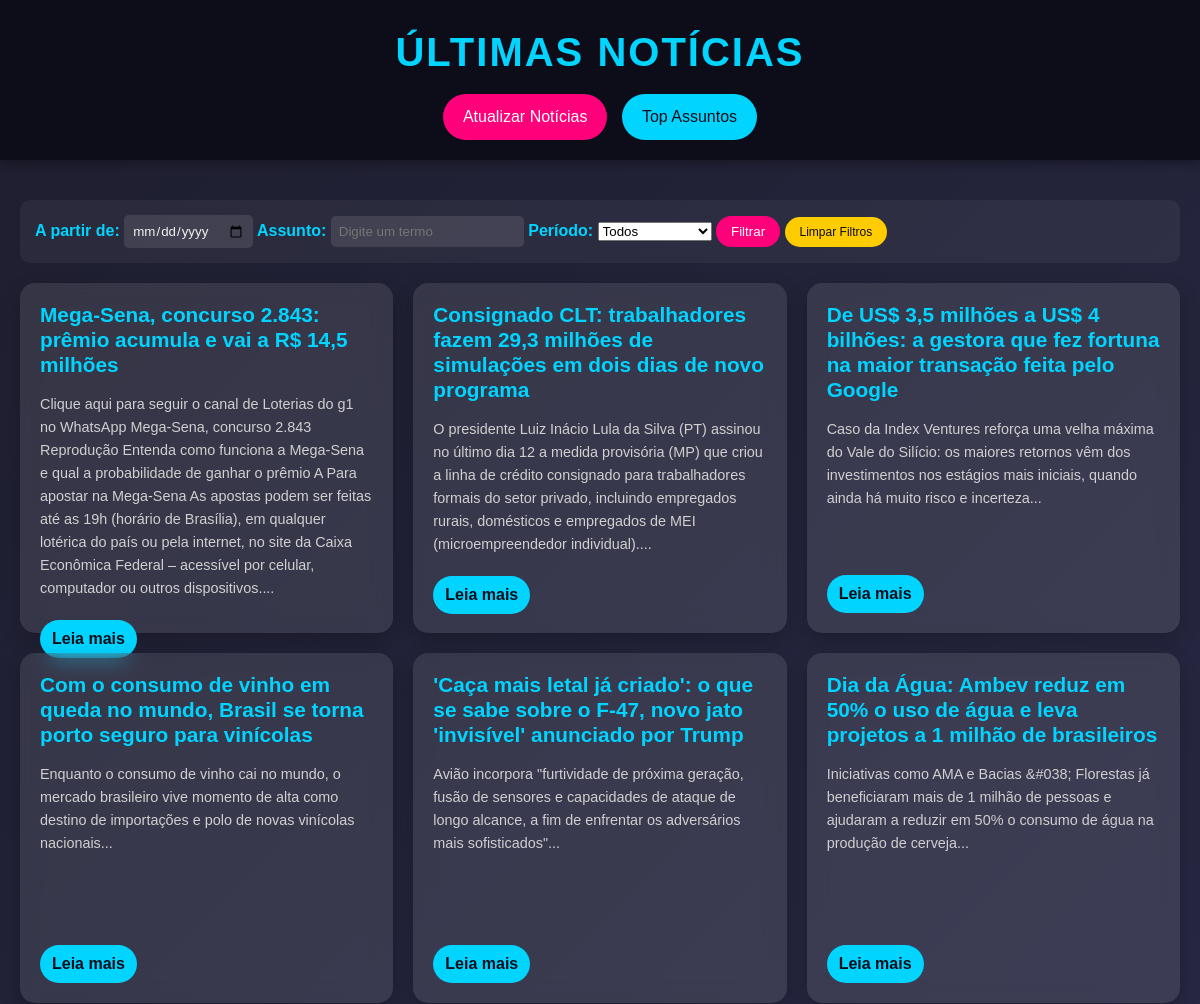
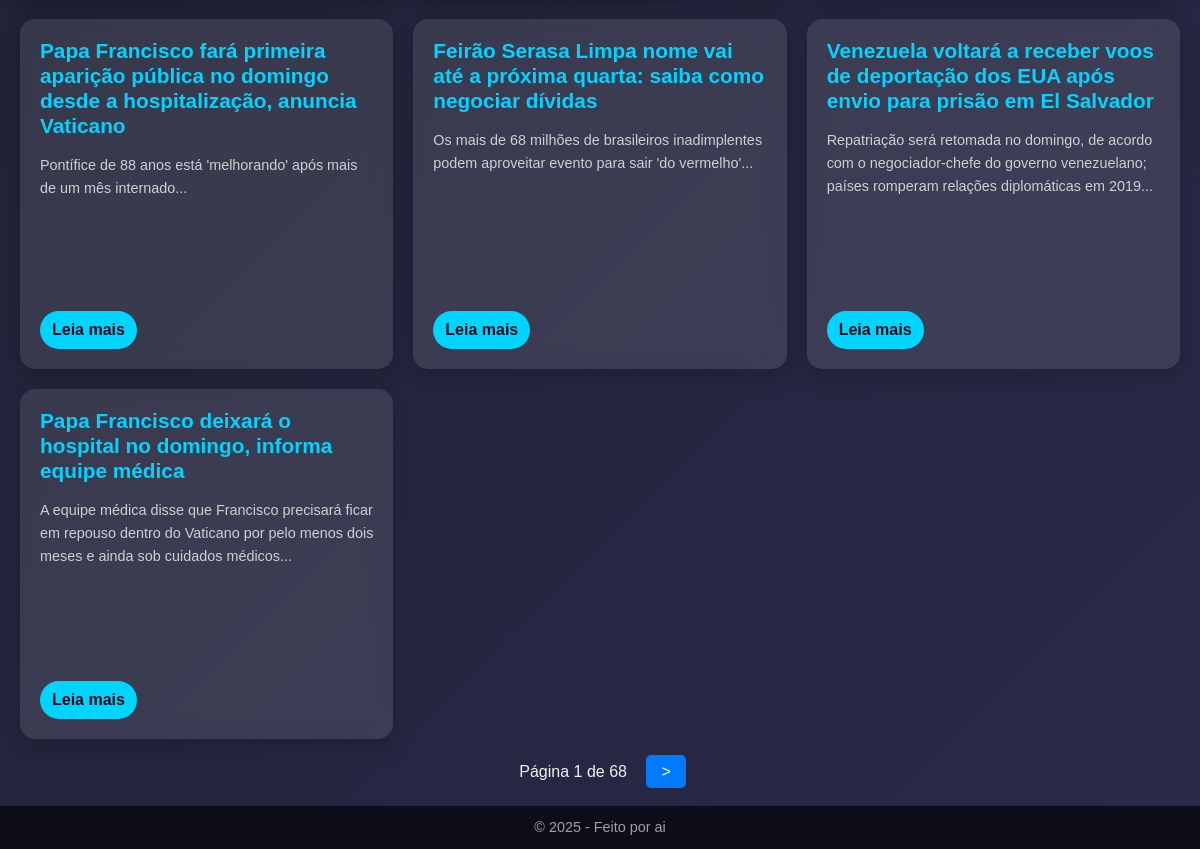
The page / on the database its author committed (2 pictures, top to bottom).
### app/models.py (models this page shows)
class Noticia(db.Model):
    __tablename__ = 'Noticia'
    id = db.Column(db.Integer, primary_key=True)
    titulo = db.Column(db.String(200), nullable=False)
    conteudo = db.Column(db.Text, nullable=False)
    url = db.Column(db.String(500), unique=True, nullable=False)
    data_publicacao = db.Column(db.DateTime, nullable=False)
    resumo = db.Column(db.Text)

### app/routes.py (the view)
@bp.route('/', methods=['GET'])
def index():
    data_filtro = request.args.get('data', None)
    assunto_filtro = request.args.get('assunto', None)
    periodo = request.args.get('periodo', None)
    page = request.args.get('page', default=1, type=int)
    noticias_paginadas = filtrar_noticias(data_filtro, assunto_filtro, periodo, page=page, per_page=10)
    return render_template('index.html', noticias=noticias_paginadas.items, pagination=noticias_paginadas)

### app/repository.py (called while the page is built, shortened)
def filtrar_noticias(data_filtro=None, assunto_filtro=None, periodo=None, page=1, per_page=10):
    query = Noticia.query
    if data_filtro:
        try:
            data = datetime.strptime(data_filtro, '%Y-%m-%d')
            query = query.filter(db.func.date(Noticia.data_publicacao) >= data.date())
        except ValueError:
            pass
    if periodo == 'semana':
        data_inicio = datetime.now() - timedelta(days=7)
        query = query.filter(Noticia.data_publicacao >= data_inicio)
    elif periodo == 'mes':
        data_inicio = datetime.now() - timedelta(days=30)
        query = query.filter(Noticia.data_publicacao >= data_inicio)
    return query.order_by(Noticia.data_publicacao.desc()).paginate(page=page, per_page=per_page)

### app/templates/index.html (shortened to what this page needs)
<!DOCTYPE html>
<html lang="pt-br">
<head>
    <link rel="stylesheet" href="{{ url_for('static', filename='styles.css') }}">
</head>
<body>
    <header>
        <h1>Últimas Notícias</h1>
        <a href="/atualizar" class="btn-atualizar">Atualizar Notícias</a>
        <a href="/dashboard" class="btn-dashboard">Top Assuntos</a>
    </header>
        <main>
        <section class="filtro-container">
            <form method="GET" action="/">
                <label for="data">A partir de:</label>
                <input type="date" id="data" name="data">
                <label for="assunto">Assunto:</label>
                <input type="text" id="assunto" name="assunto" placeholder="Digite um termo">
                <label for="periodo">Período:</label>
                <select id="periodo" name="periodo">
                    <option value="">Todos</option>
                </select>
                <button type="submit" class="btn-filtrar">Filtrar</button>
                <a href="/" class="btn-limpar">Limpar Filtros</a>
            </form>
        </section>
        <section class="noticias-container">
            {% for noticia in noticias %}
                <article class="noticia-card">
                    <h2>{{ noticia.titulo }}</h2>
                    <p>{{ noticia.resumo or noticia.conteudo[:200] }}...</p>
                    <a class="btn-leia-mais" href="{{ url_for('main.noticia_detalhe', id=noticia.id) }}">Leia mais</a>                </article>
            {% endfor %}
        </section>
        <div class="pagination">
            <span>Página {{ pagination.page }} de {{ pagination.pages }}</span>
            {% if pagination.has_next %}
                <a href="{{ url_for('main.index', page=pagination.next_num, data=request.args.get('data'), assunto=request.args.get('assunto'), periodo=request.args.get('periodo')) }}">></a>
            {% endif %}
        </div>
    </main>
    <footer>
        <p>© 2025 - Feito por ai</p>
    </footer>
</body>
</html>

### app/static/styles.css (style rules this page uses)
* { margin: 0; padding: 0; box-sizing: border-box; font-family: 'Arial', sans-serif; }
body { background: linear-gradient(135deg, #1e1e2f 0%, #2a2a4a 100%); color: #f0f0f0; line-height: 1.6; min-height: 100vh; display: flex; flex-direction: column; }
header { background: #0d0d1a; padding: 20px; text-align: center; box-shadow: 0 4px 10px rgba(0, 0, 0, 0.3); }
header h1 { font-size: 2.5em; color: #00d4ff; text-transform: uppercase; letter-spacing: 2px; }
.btn-atualizar, .btn-voltar { display: inline-block; margin-top: 10px; padding: 10px 20px; background: #ff007a; color: #fff; text-decoration: none; border-radius: 25px; transition: transform 0.3s, background 0.3s; }
main { flex: 1; padding: 20px; }
.filtro-container { max-width: 1200px; margin: 20px auto; padding: 15px; background: rgba(255, 255, 255, 0.05); border-radius: 10px; display: flex; gap: 15px; align-items: center; }
.filtro-container label { color: #00d4ff; font-weight: bold; }
.filtro-container input { padding: 8px; border: none; border-radius: 5px; background: rgba(255, 255, 255, 0.1); color: #f0f0f0; }
.btn-filtrar { padding: 8px 15px; background: #ff007a; color: #fff; border: none; border-radius: 20px; cursor: pointer; transition: background 0.3s; }
.btn-limpar { font-size: 12px; padding: 8px 15px; background: #ffcc00; color: #0d0d1a; text-decoration: none; border-radius: 20px; transition: background 0.3s; }
.noticias-container { max-width: 1200px; margin: 0 auto; display: grid; grid-template-columns: repeat(auto-fit, minmax(300px, 1fr)); gap: 20px; }
.noticia-card { background: rgba(255, 255, 255, 0.1); border-radius: 15px; padding: 20px; backdrop-filter: blur(10px); box-shadow: 0 8px 20px rgba(0, 0, 0, 0.2); transition: transform 0.3s, box-shadow 0.3s; height: 350px; display: flex; flex-direction: column; gap: 10px; }
.noticia-card h2 { font-size: 1.3em; color: #00d4ff; margin-bottom: 5px; line-height: 1.2; }
.noticia-card p { font-size: 0.9em; color: #d0d0d0; margin-bottom: 10px; flex-grow: 1; }
.btn-leia-mais { display: inline-block; padding: 6px 12px; background: #00d4ff; color: #0d0d1a; text-decoration: none; border-radius: 20px; font-weight: bold; transition: background 0.3s; align-self: flex-start; }
.pagination { margin-top: 20px; text-align: center; }
.pagination a { padding: 8px 15px; background-color: #007bff; color: white; text-decoration: none; border-radius: 5px; margin: 0 5px; }
.pagination span { margin: 0 10px; }
footer { background: #0d0d1a; padding: 10px; text-align: center; font-size: 0.9em; color: #a0a0a0; border-top: 1px solid rgba(255, 255, 255, 0.1); }
.btn-dashboard { display: inline-block; margin-top: 10px; margin-left: 10px; padding: 10px 20px; background: #00d4ff; color: #0d0d1a; text-decoration: none; border-radius: 25px; transition: background 0.3s; }

### rows shown on the page
Noticia: titulo "Mega-Sena, concurso 2.843: prêmio acumula e vai a R$ 14,5 milhões", resumo "Clique aqui para seguir o canal de Loterias do g1 no WhatsApp Mega-Sena, concurso 2.843 Reprodução Entenda como funciona a Mega-Sena e qual a probabilidade de ganhar o prêmio A Para apostar na Mega-Sena As apostas podem ser feitas até as 19h (horário de Brasília), em qualquer lotérica do país ou pela internet, no site da Caixa Econômica Federal – acessível por celular, computador ou outros dispositivos."
Noticia: titulo "Consignado CLT: trabalhadores fazem 29,3 milhões de simulações em dois dias de novo programa", resumo "O presidente Luiz Inácio Lula da Silva (PT) assinou no último dia 12 a medida provisória (MP) que criou a linha de crédito consignado para trabalhadores formais do setor privado, incluindo empregados rurais, domésticos e empregados de MEI (microempreendedor individual)."
Noticia: titulo "De US$ 3,5 milhões a US$ 4 bilhões: a gestora que fez fortuna na maior transação feita pelo Google", resumo "Caso da Index Ventures reforça uma velha máxima do Vale do Silício: os maiores retornos vêm dos investimentos nos estágios mais iniciais, quando ainda há muito risco e incerteza"
Noticia: titulo "Com o consumo de vinho em queda no mundo, Brasil se torna porto seguro para vinícolas", resumo "Enquanto o consumo de vinho cai no mundo, o mercado brasileiro vive momento de alta como destino de importações e polo de novas vinícolas nacionais"
Noticia: titulo "'Caça mais letal já criado': o que se sabe sobre o F-47, novo jato 'invisível' anunciado por Trump", resumo "Avião incorpora \"furtividade de próxima geração, fusão de sensores e capacidades de ataque de longo alcance, a fim de enfrentar os adversários mais sofisticados\""
Noticia: titulo "Dia da Água: Ambev reduz em 50% o uso de água e leva projetos a 1 milhão de brasileiros", resumo "Iniciativas como AMA e Bacias &#038; Florestas já beneficiaram mais de 1 milhão de pessoas e ajudaram a reduzir em 50% o consumo de água na produção de cerveja"
Noticia: titulo "Papa Francisco fará primeira aparição pública no domingo desde a hospitalização, anuncia Vaticano", resumo "Pontífice de 88 anos está 'melhorando' após mais de um mês internado"
Noticia: titulo "Feirão Serasa Limpa nome vai até a próxima quarta: saiba como negociar dívidas", resumo "Os mais de 68 milhões de brasileiros inadimplentes podem aproveitar evento para sair 'do vermelho'"
Noticia: titulo "Venezuela voltará a receber voos de deportação dos EUA após envio para prisão em El Salvador", resumo "Repatriação será retomada no domingo, de acordo com o negociador-chefe do governo venezuelano; países romperam relações diplomáticas em 2019"
Noticia: titulo "Papa Francisco deixará o hospital no domingo, informa equipe médica", resumo "A equipe médica disse que Francisco precisará ficar em repouso dentro do Vaticano por pelo menos dois meses e ainda sob cuidados médicos"

### other values the page prints
{{ pagination.page }} "1"
{{ pagination.pages }} "68"
